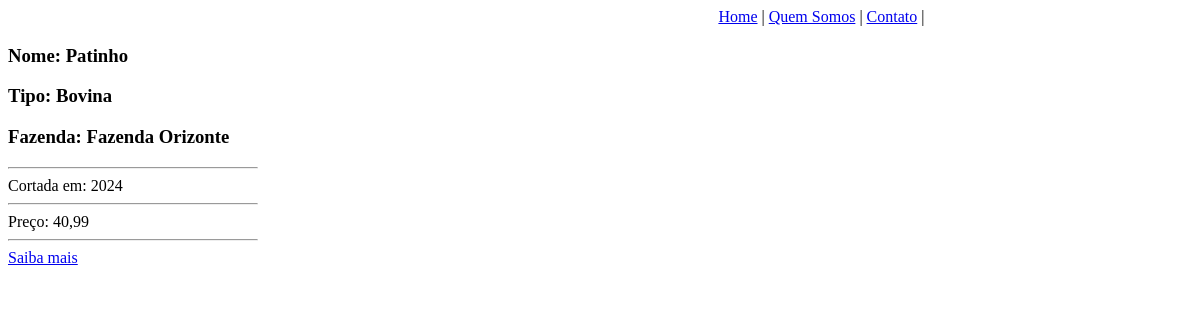
Before: / with the older database file.
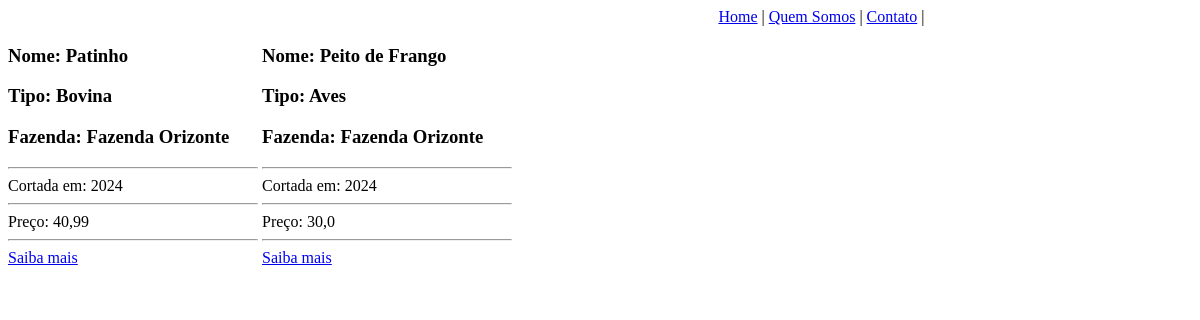
After: the same page with the newer database file.
### home/models.py (models this page shows, shortened)
class Acougue(models.Model):
    nome_carne = models.CharField(max_length=30)
    tipo_carne = models.CharField(max_length=30)
    fazenda = models.CharField(max_length=30)
    data_corte = models.IntegerField(default=0)
    preco_carne = models.FloatField(default=0.0)

### home/views.py (the view)
# urls.py: path('', include('home.urls')),
def home(request):
    meu_acougue = Acougue.objects.all()
    context = {
        'carnes' : meu_acougue
    }
    return render(request, 'home/index.html', context)

### home/templates/home/index.html (shortened to what this page needs)
{% load static %}
<!DOCTYPE html>
<html lang="pt-br">
<head>
</head>
<body background="{% static '' %}">
    <div>
    <a href="#" style="margin-left: 60%">Home</a> |
    <a href="#">Quem Somos</a> |
    <a href="#">Contato</a> |
    </div>
    {% for acougue in carnes %}
    <div style="width: 250px; display: inline-block;">
        <h3>Nome: {{ acougue.nome_carne }}</h3>
        <h3>Tipo: {{ acougue.tipo_carne }}</h3>
        <h3>Fazenda: {{ acougue.fazenda }}</h3>
        <hr>
        <stan>Cortada em: {{ acougue.data_corte }}</stan>
        <hr>
        <stan>Preço: {{ acougue.preco_carne }}</stan>
        <hr>
        <a href="#">Saiba mais</a>
    </div>
    {% endfor %}
</body>
</html>

Changed rows visible on the page:
added Acougue: nome_carne "Peito de Frango", tipo_carne "Aves", fazenda "Fazenda Orizonte", data_corte "2024", preco_carne "30,0"
